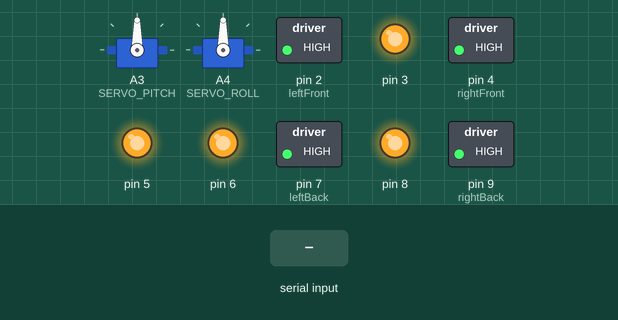
This sketch was run on a simulated Arduino Uno, built with avr-gcc and run on an emulated ATmega328P. Parts: 2 × servo, switched loads named in the sketch (green lamp = pin HIGH), output pins drawn as LEDs (lit = HIGH). The inputs (shaded band) are chosen by the test bench.

Above: at 1.2 s.
1.3 s: "1" received over Serial
At 1.8 s:
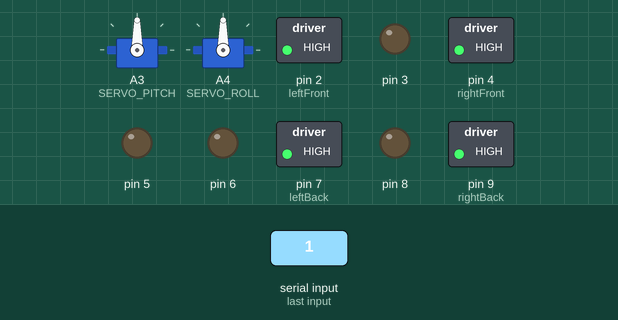
2.8 s: "2" received over Serial
At 4.0 s:
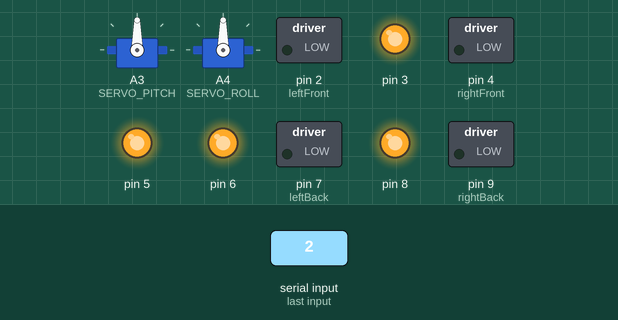
4.3 s: "0" received over Serial
At 5.4 s:
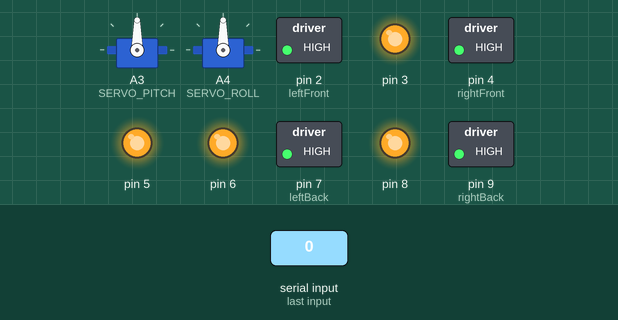
Timing chart, 0 to 7.3 s (numbered marks = the images above; inputs shaded):
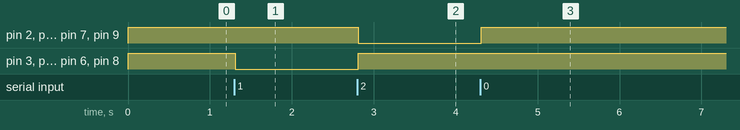

Measured:
- after the input at 1.3 s, pin 3, pin 5, pin 6, pin 8: HIGH → LOW at once
- after the input at 2.8 s, pin 2 (leftFront), pin 4 (rightFront), pin 7 (leftBack), pin 9 (rightBack): HIGH → LOW at once; pin 3, pin 5, pin 6, pin 8: LOW → HIGH at once
- after the input at 4.3 s, pin 2 (leftFront), pin 4 (rightFront), pin 7 (leftBack), pin 9 (rightBack): LOW → HIGH at once

The sketch:

car.ino
```cpp
// car

#include "car.h"

Car theCar;
bool pitch_p;
bool pitch_n;
bool roll_p;
bool roll_n;

void setup()
{
  theCar.setupDefault();
  theCar.setRollPosition(90);
  theCar.setPitchPosition(90);
  pitch_p = false;
  pitch_n = false;
  roll_p = false;
  roll_n = false;
  // initialize serial communication at 9600 bits per second:
  Serial.begin(9600);
}

void loop()
{
  if (pitch_p)
    theCar.setPitchPosition((theCar.readPitchPosition() + 1));
  else if (pitch_n)
  {
    if(!((theCar.readRollPosition()<50 || theCar.readRollPosition()>122) && theCar.readPitchPosition()< 105) && theCar.readPitchPosition()> 90)
      theCar.setPitchPosition((theCar.readPitchPosition() - 1));
  }

  if (roll_p)
  {
    if(!(theCar.readPitchPosition() < 105 && theCar.readRollPosition() >= 122))
      theCar.setRollPosition(theCar.readRollPosition() + 1);
  }
  else if (roll_n)
  {
    if(!(theCar.readPitchPosition() < 105 && theCar.readRollPosition() <= 50 ))
      theCar.setRollPosition(theCar.readRollPosition() - 1);
  }

  delay(15);                       // waits 15ms for the servo to reach the position
}

void serialEvent() {
  byte cmd = Serial.read();
  switch (cmd & 0x0f)
  {
    case 0x00:
      theCar.stop();
      break;
    case 0x01:
      theCar.forward();
      break;
    case 0x02:
      theCar.backward();
      break;
    case 0x04:
      theCar.leftTurn(0);
      break;
    case 0x08:
      theCar.rightTurn(0);
      break;
    case (0x04 | 0x01):
      theCar.leftTurn(1);
      break;
    case (0x04 | 0x02):
      theCar.leftTurn(-1);
      break;
    case (0x08 | 0x01):
      theCar.rightTurn(1);
      break;
    case (0x08 | 0x02):
      theCar.rightTurn(-1);
      break;
    default:
      theCar.stop();
  }

  switch (cmd & 0xf0)
  {
    case 0x10:
      pitch_p = true;
      break;
    case 0x20:
      pitch_n = true;
      break;
    case 0x40:
      roll_p = true;
      break;
    case 0x80:
      roll_n = true;
      break;
    default:
      pitch_p = false;
      pitch_n = false;
      roll_p = false;
      roll_n = false;
  }
}
```

Motor.cpp
```cpp
#include <Arduino.h>

#include "Motor.h"

void Motor::attach(int pin1, int pin2)
{
  this->pin1 = pin1;
  this->pin2 = pin2;
  pinMode(pin1, OUTPUT);
  pinMode(pin2, OUTPUT);
  this->stop();
}

void Motor::detach()
{
  this->pin1 = -1;
  this->pin2 = -1;
}

void Motor::forward()
{
  digitalWrite(this->pin1, HIGH);
  digitalWrite(this->pin2, LOW);
}

void Motor::backward()
{
  digitalWrite(this->pin1, LOW);
  digitalWrite(this->pin2, HIGH);
}
void Motor::stop()
{
  digitalWrite(this->pin1, HIGH);
  digitalWrite(this->pin2, HIGH);
}
void Motor::revertDirection()
{
  int tmp = this->pin1;
  this->pin1 = this->pin2;
  this->pin2 = tmp;
}
```

Motor.h
```cpp
#ifndef  MOTOR_H_
#define  MOTOR_H_
#include <Arduino.h>
class Motor
{
  public:
    Motor()
    {
      pin1 = -1;
      pin2 = -1;
    }
    Motor(String name)
    {
      this->name = name;
      pin1 = -1;
      pin2 = -1;
    }
    void attach(int pin1, int pin2); //attach the two pin
    void detach();
    void forward();
    void backward();
    void stop();
    void revertDirection();
  private:
    String name="";
    int pin1;
    int pin2;
};

#endif
```

car.cpp
```cpp
#include <Arduino.h>

#include "car.h"

void Car::forward()
{
  this->leftFront.forward();
  this->rightFront.forward();
  this->leftBack.forward();
  this->rightBack.forward();
}


void Car::backward()
{
  this->leftFront.backward();
  this->rightFront.backward();
  this->leftBack.backward();
  this->rightBack.backward();
}

void Car::stop()
{
  this->leftFront.stop();
  this->rightFront.stop();
  this->leftBack.stop();
  this->rightBack.stop();
}

void Car::leftTurn(int mode = 0)
{
  if (mode == 0)
  {
    this->leftFront.backward();
    this->rightFront.forward();
    this->leftBack.stop();
    this->rightBack.stop();
  }
  else if(mode == 1)
  {
    this->leftFront.forward();
    this->rightFront.forward();
    this->leftBack.backward();
    this->rightBack.forward();
  }
    else if(mode == -1)
  {
    this->leftFront.backward();
    this->rightFront.backward();
    this->leftBack.backward();
    this->rightBack.forward();
  }
}


void Car::rightTurn(int mode = 0)
{
  if (mode == 0)
  {
    this->leftFront.forward();
    this->rightFront.backward();
    this->leftBack.stop();
    this->rightBack.stop();
  }
  else if (mode == 1)
  {
    this->leftFront.forward();
    this->rightFront.forward();
    this->leftBack.forward();
    this->rightBack.backward();
  }
  else if (mode == -1)
  {
    this->leftFront.backward();
    this->rightFront.backward();
    this->leftBack.forward();
    this->rightBack.backward();
  }
}

void Car::setPitchPosition(int pos)
{
  this->pitchServo.write(pos);
}

void Car::setRollPosition(int pos)
{
  this->rollServo.write(pos);
}

int Car::readPitchPosition()
{
  return this->pitchServo.read();
}

int Car::readRollPosition()
{
  return this->rollServo.read();
}
```

car.h
```cpp
#ifndef  CAR_H_
#define  CAR_H_
#include <Arduino.h>
#include <Servo.h>
#include "Motor.h"

#define SERVO_PITCH A3
#define SERVO_ROLL A4

class Car
{
  public:
    Car()
    {
    }
    Car(String name)
    {
      this->name = name;
    }
    void setupDefault()
    {
      this->pitchServo.attach(SERVO_PITCH);  // attaches the servo on D5 to the servo object
      this->rollServo.attach(SERVO_ROLL);  // attaches the servo on pin 9 to the servo object
      this->leftFront.attach(2, 3); // A
      this->rightFront.attach(4, 5); // B
      this->leftBack.attach(7, 6); // C
      this->rightBack.attach(9, 8); // D
    }

    void forward();
    void backward();
    void leftTurn(int mode = 0); // mode :  0 centor , 1 front , -1 back
    void rightTurn(int mode = 0);

    void stop();
    void setPitchPosition(int pos);
    void setRollPosition(int pos);
    int readPitchPosition();
    int readRollPosition();

    Servo pitchServo;  // create servo object to control the pitch servo
    Servo rollServo;  // create servo object to control the roll servo
    Motor leftFront, rightFront, leftBack, rightBack; // A B C D
  private:
    String name = "";
};

#endif
```
